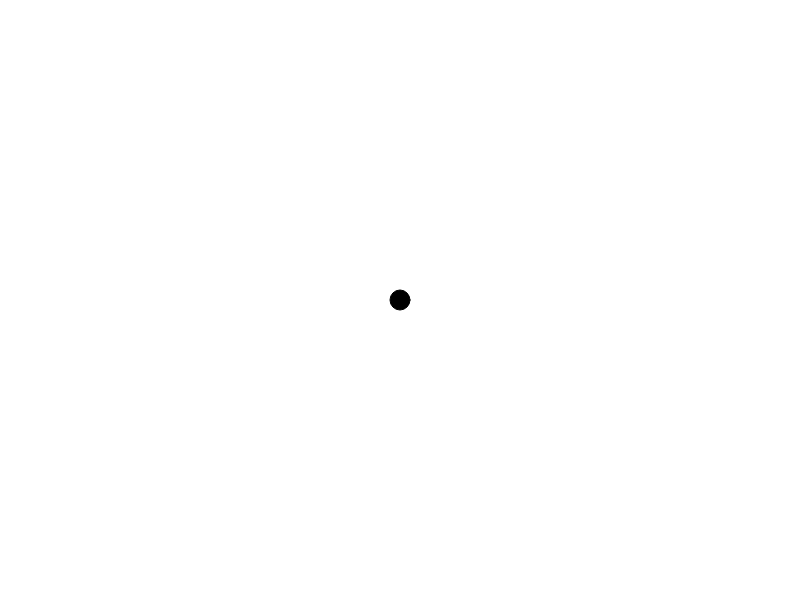
Frame 1 (no input)
Frame 60 (no input): identical to frame 1, image omitted
Frame 120 (the mouse pressed at the canvas centre since frame 60): identical to frame 1, image omitted

The p5.js sketch that drew this single still picture (run headless with seeded random() and noise() and a simulated clock; from frame 60 on, the mouse is pressed at the canvas centre):

// p5.js sketch
// ── sketch.js
/*
 * @name Acceleration Ball Bounce
 * @description Move an ellipse around based on accelerationX and accelerationY values, and bounces when touch the edge of the canvas.
 */

// Position Variables
var x = 100;
var y = 100;
 
// Speed - Velocity
var vx = 0;
var vy = 0;
 
// Acceleration
var ax = 0;
var ay = 0;
 
var vMultiplier = 0.007;
var bMultiplier = 0.6;

function setup() {
    createCanvas(displayWidth, displayHeight);
	mode = CENTER;
	x = displayWidth /2;
	y = displayHeight /2; 
    fill(0);
}

function draw() {
    background(255);
    ballMove();
    ellipse(x, y, 20, 20);
}

function ballMove() {

	//ax = accelerationX;
	//ay = accelerationY;
	ax = rotationX;
	ay = rotationY;

	vx = vx + ay;
	vy = vy + ax;
	y = y + vy * vMultiplier; 
	x = x + vx * vMultiplier;

	// Bounce when touch the edge of the canvas
	if (x < 0) { 
		x = 0; 
		vx = -vx * bMultiplier; 
	}
 	if (y < 0) { 
 		y = 0; 
 		vy = -vy * bMultiplier; 
 	}
 	if (x > width - 20) { 
 		x = width - 20; 
 		vx = -vx * bMultiplier; 
 	}
 	if (y > height - 20) { 
 		y = height - 20; 
 		vy = -vy * bMultiplier; 
 	}
	
}
